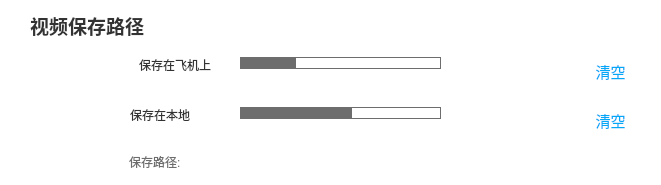
        <widget class="QWidget" name="widget_71" native="true">
         <property name="geometry">
          <rect>
           <x>0</x>
           <y>290</y>
           <width>661</width>
           <height>185</height>
          </rect>
         </property>
         <property name="styleSheet">
          <string notr="true">background-color: rgb(255, 255, 255);</string>
         </property>
         <widget class="QLabel" name="label_140">
          <property name="geometry">
           <rect>
            <x>30</x>
            <y>10</y>
            <width>121</width>
            <height>31</height>
           </rect>
          </property>
          <property name="font">
           <font>
            <family>思源黑体</family>
            <pointsize>13</pointsize>
            <weight>50</weight>
            <italic>false</italic>
            <bold>false</bold>
           </font>
          </property>
          <property name="styleSheet">
           <string notr="true">outline:0px;
font: 13pt &quot;思源黑体&quot;;
color:rgb(51, 51, 51);
border-width:0;
background: transparent;
border-style:outset;</string>
          </property>
          <property name="text">
           <string>&lt;html&gt;&lt;head/&gt;&lt;body&gt;&lt;p&gt;&lt;span style=&quot; font-size:14pt; font-weight:600;&quot;&gt;视频保存路径&lt;/span&gt;&lt;/p&gt;&lt;/body&gt;&lt;/html&gt;</string>
          </property>
         </widget>
         <widget class="QLabel" name="label_141">
          <property name="geometry">
           <rect>
            <x>130</x>
            <y>50</y>
            <width>90</width>
            <height>31</height>
           </rect>
          </property>
          <property name="styleSheet">
           <string notr="true">outline:0px;
font: 11pt &quot;思源黑体&quot;;
color:rgb(51, 51, 51);
border-width:0;
background: transparent;
border-style:outset;</string>
          </property>
          <property name="text">
           <string>&lt;html&gt;&lt;head/&gt;&lt;body&gt;&lt;p align=&quot;center&quot;&gt;保存在飞机上&lt;/p&gt;&lt;/body&gt;&lt;/html&gt;</string>
          </property>
         </widget>
         <widget class="QLabel" name="label_142">
          <property name="geometry">
           <rect>
            <x>130</x>
            <y>100</y>
            <width>90</width>
            <height>31</height>
           </rect>
          </property>
          <property name="styleSheet">
           <string notr="true">outline:0px;
font: 11pt &quot;思源黑体&quot;;
color:rgb(51, 51, 51);
border-width:0;
background: transparent;
border-style:outset;</string>
          </property>
          <property name="text">
           <string>&lt;html&gt;&lt;head/&gt;&lt;body&gt;&lt;p&gt;保存在本地&lt;/p&gt;&lt;/body&gt;&lt;/html&gt;</string>
          </property>
         </widget>
         <widget class="autoSaveSlider" name="auto_l_save_video_2">
          <property name="geometry">
           <rect>
            <x>240</x>
            <y>105</y>
            <width>201</width>
            <height>16</height>
           </rect>
          </property>
          <property name="styleSheet">
           <string notr="true">QSlider::groove:horizontal{
background:#6D6D6D;
height:10px;
border: 1px solid #6D6D6D;
}

QSlider::add-page:horizontal{
background:white;
height:10px;
border: 1px solid #6D6D6D;
}

QSlider::sub-page:horizontal{
background:#6D6D6D;
height:10px;
border: 1px solid #6D6D6D;
}

QSlider::handle:horizontal{
width:13px;
margin-top:-3px;
margin-bottom:-3px;
}</string>
          </property>
          <property name="value">
           <number>55</number>
          </property>
          <property name="orientation">
           <enum>Qt::Horizontal</enum>
          </property>
         </widget>
         <widget class="autoSaveSlider" name="auto_p_save_video_2">
          <property name="geometry">
           <rect>
            <x>240</x>
            <y>55</y>
            <width>201</width>
            <height>16</height>
           </rect>
          </property>
          <property name="styleSheet">
           <string notr="true">QSlider::groove:horizontal{
background:#6D6D6D;
height:10px;
border: 1px solid #6D6D6D;
}

QSlider::add-page:horizontal{
background:white;
height:10px;
border: 1px solid #6D6D6D;
}

QSlider::sub-page:horizontal{
background:#6D6D6D;
height:10px;
border: 1px solid #6D6D6D;
}

QSlider::handle:horizontal{
width:13px;
margin-top:-3px;
margin-bottom:-3px;
}</string>
          </property>
          <property name="value">
           <number>25</number>
          </property>
          <property name="orientation">
           <enum>Qt::Horizontal</enum>
          </property>
         </widget>
         <widget class="QLabel" name="label_143">
          <property name="geometry">
           <rect>
            <x>129</x>
            <y>147</y>
            <width>61</width>
            <height>31</height>
           </rect>
          </property>
          <property name="styleSheet">
           <string notr="true">color: rgb(109, 109, 109);</string>
          </property>
          <property name="text">
           <string>&lt;html&gt;&lt;head/&gt;&lt;body&gt;&lt;p&gt;保存路径:&lt;/p&gt;&lt;/body&gt;&lt;/html&gt;</string>
          </property>
         </widget>
         <widget class="QWidget" name="widget_72" native="true">
          <property name="geometry">
           <rect>
            <x>573</x>
            <y>53</y>
            <width>75</width>
            <height>36</height>
           </rect>
          </property>
          <property name="minimumSize">
           <size>
            <width>75</width>
            <height>36</height>
           </size>
          </property>
          <property name="styleSheet">
           <string notr="true">border-image: url(:/images/resources/images/ui/SHGCSetUp/clear.png);</string>
          </property>
          <widget class="QPushButton" name="pushButton_18">
           <property name="geometry">
            <rect>
             <x>0</x>
             <y>0</y>
             <width>75</width>
             <height>36</height>
            </rect>
           </property>
           <property name="minimumSize">
            <size>
             <width>75</width>
             <height>36</height>
            </size>
           </property>
           <property name="font">
            <font>
             <family>黑体</family>
             <pointsize>11</pointsize>
             <weight>50</weight>
             <bold>false</bold>
            </font>
           </property>
           <property name="styleSheet">
            <string notr="true">QPushButton{
background:url(); background-repeat: no-repeat;background-position:left;border:none;color:rgb(3, 168, 247);}</string>
           </property>
           <property name="text">
            <string>清空</string>
           </property>
           <property name="iconSize">
            <size>
             <width>80</width>
             <height>40</height>
            </size>
           </property>
           <property name="checkable">
            <bool>false</bool>
           </property>
           <property name="autoRepeat">
            <bool>false</bool>
           </property>
           <property name="autoExclusive">
            <bool>false</bool>
           </property>
           <property name="autoDefault">
            <bool>false</bool>
           </property>
           <property name="flat">
            <bool>false</bool>
           </property>
          </widget>
         </widget>
         <widget class="QWidget" name="widget_73" native="true">
          <property name="geometry">
           <rect>
            <x>573</x>
            <y>102</y>
            <width>75</width>
            <height>36</height>
           </rect>
          </property>
          <property name="minimumSize">
           <size>
            <width>75</width>
            <height>36</height>
           </size>
          </property>
          <property name="styleSheet">
           <string notr="true">border-image: url(:/images/resources/images/ui/SHGCSetUp/clear.png);</string>
          </property>
          <widget class="QPushButton" name="pushButton_20">
           <property name="geometry">
            <rect>
             <x>0</x>
             <y>0</y>
             <width>75</width>
             <height>36</height>
            </rect>
           </property>
           <property name="minimumSize">
            <size>
             <width>75</width>
             <height>36</height>
            </size>
           </property>
           <property name="font">
            <font>
             <family>黑体</family>
             <pointsize>11</pointsize>
             <weight>50</weight>
             <bold>false</bold>
            </font>
           </property>
           <property name="styleSheet">
            <string notr="true">QPushButton{
background:url(); background-repeat: no-repeat;background-position:left;border:none;color:rgb(3, 168, 247);}</string>
           </property>
           <property name="text">
            <string>清空</string>
           </property>
           <property name="iconSize">
            <size>
             <width>80</width>
             <height>40</height>
            </size>
           </property>
           <property name="checkable">
            <bool>false</bool>
           </property>
           <property name="autoRepeat">
            <bool>false</bool>
           </property>
           <property name="autoExclusive">
            <bool>false</bool>
           </property>
           <property name="autoDefault">
            <bool>false</bool>
           </property>
           <property name="flat">
            <bool>false</bool>
           </property>
          </widget>
         </widget>
         <widget class="QWidget" name="widget_74" native="true">
          <property name="geometry">
           <rect>
            <x>440</x>
            <y>149</y>
            <width>73</width>
            <height>24</height>
           </rect>
          </property>
          <property name="styleSheet">
           <string notr="true">border-image: url(:/images/resources/images/ui/SHGCSetUp/path.png);</string>
          </property>
          <widget class="QPushButton" name="btn_saveVideoPath">
           <property name="geometry">
            <rect>
             <x>0</x>
             <y>0</y>
             <width>73</width>
             <height>24</height>
            </rect>
           </property>
           <property name="font">
            <font>
             <family>黑体</family>
             <pointsize>9</pointsize>
            </font>
           </property>
           <property name="styleSheet">
            <string notr="true">QPushButton{
	
background:url(); background-repeat: no-repeat;background-position:left;border:none;color: rgb(255, 255, 255);}</string>
           </property>
           <property name="text">
            <string>选择路径</string>
           </property>
          </widget>
         </widget>
         <widget class="SwitchButton" name="video_save_plane_switch_2" native="true">
          <property name="enabled">
           <bool>true</bool>
          </property>
          <property name="geometry">
           <rect>
            <x>30</x>
            <y>50</y>
            <width>80</width>
            <height>37</height>
           </rect>
          </property>
          <property name="autoFillBackground">
           <bool>false</bool>
          </property>
          <property name="styleSheet">
           <string notr="true">outline:0px;
background: transparent;
border-width:0;</string>
          </property>
          <layout class="QVBoxLayout" name="verticalLayout_26"/>
         </widget>
         <widget class="SwitchButton" name="video_save_local_switch_2" native="true">
          <property name="enabled">
           <bool>true</bool>
          </property>
          <property name="geometry">
           <rect>
            <x>30</x>
            <y>100</y>
            <width>80</width>
            <height>37</height>
           </rect>
          </property>
          <property name="autoFillBackground">
           <bool>false</bool>
          </property>
          <property name="styleSheet">
           <string notr="true">outline:0px;
background: transparent;
border-width:0;</string>
          </property>
          <layout class="QVBoxLayout" name="verticalLayout_27"/>
         </widget>
         <widget class="QLineEdit" name="saveVideoPlane_2">
          <property name="geometry">
           <rect>
            <x>448</x>
            <y>55</y>
            <width>111</width>
            <height>16</height>
           </rect>
          </property>
          <property name="styleSheet">
           <string notr="true">border:0px;
color: rgb(51, 51, 51);</string>
          </property>
          <property name="alignment">
           <set>Qt::AlignLeading|Qt::AlignLeft|Qt::AlignVCenter</set>
          </property>
         </widget>
         <widget class="QLineEdit" name="saveVideoLocal_2">
          <property name="geometry">
           <rect>
            <x>448</x>
            <y>105</y>
            <width>111</width>
            <height>16</height>
           </rect>
          </property>
          <property name="styleSheet">
           <string notr="true">border:0px;
color: rgb(51, 51, 51);</string>
          </property>
          <property name="alignment">
           <set>Qt::AlignLeading|Qt::AlignLeft|Qt::AlignVCenter</set>
          </property>
         </widget>
         <widget class="QLineEdit" name="saveVideoPath">
          <property name="geometry">
           <rect>
            <x>200</x>
            <y>150</y>
            <width>231</width>
            <height>21</height>
           </rect>
          </property>
          <property name="styleSheet">
           <string notr="true">border:0px;
color: rgb(109, 109, 109);</string>
          </property>
          <property name="alignment">
           <set>Qt::AlignLeading|Qt::AlignLeft|Qt::AlignVCenter</set>
          </property>
         </widget>
        </widget>
